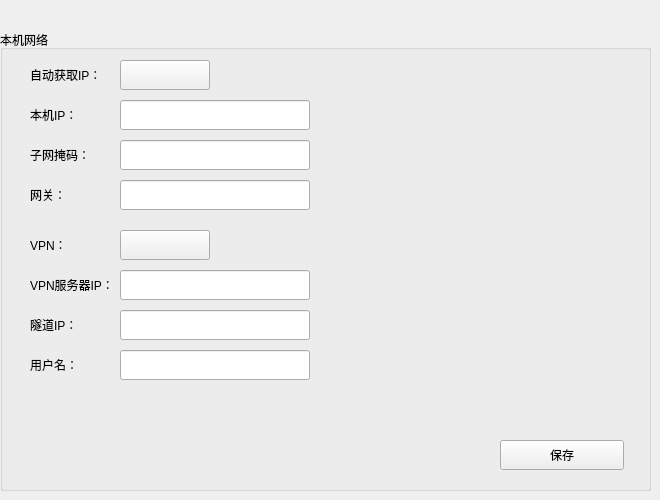
    <widget class="QWidget" name="page_8">
     <widget class="QGroupBox" name="gbox_localNet">
      <property name="geometry">
       <rect>
        <x>0</x>
        <y>30</y>
        <width>651</width>
        <height>461</height>
       </rect>
      </property>
      <property name="title">
       <string>本机网络</string>
      </property>
      <widget class="QLineEdit" name="txtLocalIP">
       <property name="geometry">
        <rect>
         <x>120</x>
         <y>70</y>
         <width>190</width>
         <height>30</height>
        </rect>
       </property>
      </widget>
      <widget class="QLabel" name="label_46">
       <property name="geometry">
        <rect>
         <x>30</x>
         <y>70</y>
         <width>110</width>
         <height>30</height>
        </rect>
       </property>
       <property name="text">
        <string>本机IP：</string>
       </property>
       <property name="buddy">
        <cstring>txtLocalIP</cstring>
       </property>
      </widget>
      <widget class="QLabel" name="label_52">
       <property name="geometry">
        <rect>
         <x>30</x>
         <y>110</y>
         <width>110</width>
         <height>30</height>
        </rect>
       </property>
       <property name="text">
        <string>子网掩码：</string>
       </property>
       <property name="buddy">
        <cstring>txtMask</cstring>
       </property>
      </widget>
      <widget class="QLabel" name="label_64">
       <property name="geometry">
        <rect>
         <x>30</x>
         <y>150</y>
         <width>110</width>
         <height>30</height>
        </rect>
       </property>
       <property name="text">
        <string>网关：</string>
       </property>
       <property name="buddy">
        <cstring>txtGateWay</cstring>
       </property>
      </widget>
      <widget class="QLineEdit" name="txtGateWay">
       <property name="geometry">
        <rect>
         <x>120</x>
         <y>150</y>
         <width>190</width>
         <height>30</height>
        </rect>
       </property>
      </widget>
      <widget class="QLineEdit" name="txtMask">
       <property name="geometry">
        <rect>
         <x>120</x>
         <y>110</y>
         <width>190</width>
         <height>30</height>
        </rect>
       </property>
      </widget>
      <widget class="QPushButton" name="btn_SaveLocalNet">
       <property name="geometry">
        <rect>
         <x>500</x>
         <y>410</y>
         <width>124</width>
         <height>30</height>
        </rect>
       </property>
       <property name="text">
        <string>保存</string>
       </property>
       <property name="iconSize">
        <size>
         <width>120</width>
         <height>40</height>
        </size>
       </property>
      </widget>
      <widget class="QLabel" name="label_65">
       <property name="geometry">
        <rect>
         <x>30</x>
         <y>30</y>
         <width>110</width>
         <height>30</height>
        </rect>
       </property>
       <property name="text">
        <string>自动获取IP：</string>
       </property>
       <property name="buddy">
        <cstring>btn_Autogetip</cstring>
       </property>
      </widget>
      <widget class="mySwitchButton" name="btn_Autogetip">
       <property name="geometry">
        <rect>
         <x>120</x>
         <y>30</y>
         <width>90</width>
         <height>30</height>
        </rect>
       </property>
       <property name="text">
        <string/>
       </property>
       <property name="autoDefault">
        <bool>true</bool>
       </property>
      </widget>
      <widget class="QLabel" name="label_69">
       <property name="geometry">
        <rect>
         <x>30</x>
         <y>240</y>
         <width>110</width>
         <height>30</height>
        </rect>
       </property>
       <property name="text">
        <string>VPN服务器IP：</string>
       </property>
       <property name="buddy">
        <cstring>txtLocalIP</cstring>
       </property>
      </widget>
      <widget class="mySwitchButton" name="btn_VPN">
       <property name="geometry">
        <rect>
         <x>120</x>
         <y>200</y>
         <width>90</width>
         <height>30</height>
        </rect>
       </property>
       <property name="text">
        <string/>
       </property>
       <property name="autoDefault">
        <bool>true</bool>
       </property>
      </widget>
      <widget class="QLineEdit" name="txtVPNIPIP">
       <property name="geometry">
        <rect>
         <x>120</x>
         <y>280</y>
         <width>190</width>
         <height>30</height>
        </rect>
       </property>
      </widget>
      <widget class="QLabel" name="label_70">
       <property name="geometry">
        <rect>
         <x>30</x>
         <y>320</y>
         <width>110</width>
         <height>30</height>
        </rect>
       </property>
       <property name="text">
        <string>用户名：</string>
       </property>
       <property name="buddy">
        <cstring>txtGateWay</cstring>
       </property>
      </widget>
      <widget class="QLabel" name="label_71">
       <property name="geometry">
        <rect>
         <x>30</x>
         <y>280</y>
         <width>110</width>
         <height>30</height>
        </rect>
       </property>
       <property name="text">
        <string>隧道IP：</string>
       </property>
       <property name="buddy">
        <cstring>txtMask</cstring>
       </property>
      </widget>
      <widget class="QLineEdit" name="txtVPNUser">
       <property name="geometry">
        <rect>
         <x>120</x>
         <y>320</y>
         <width>190</width>
         <height>30</height>
        </rect>
       </property>
      </widget>
      <widget class="QLabel" name="label_72">
       <property name="geometry">
        <rect>
         <x>30</x>
         <y>200</y>
         <width>110</width>
         <height>30</height>
        </rect>
       </property>
       <property name="text">
        <string>VPN：</string>
       </property>
       <property name="buddy">
        <cstring>btn_Autogetip</cstring>
       </property>
      </widget>
      <widget class="QLineEdit" name="txtVPNServerIP">
       <property name="geometry">
        <rect>
         <x>120</x>
         <y>240</y>
         <width>190</width>
         <height>30</height>
        </rect>
       </property>
      </widget>
     </widget>
    </widget>
